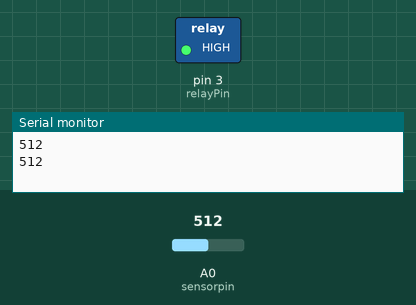
Simulated run of this sketch. Board: Arduino Uno, built with avr-gcc and run on an emulated ATmega328P. Shown: switched loads named in the sketch (green lamp = pin HIGH), the last lines printed to the serial monitor. The test bench sets the inputs (shaded band); at power-on: A0 (sensorpin) = 512.

Above: at 1.9 s.
2.0 s: A0 (sensorpin) set to 0
At 2.9 s:
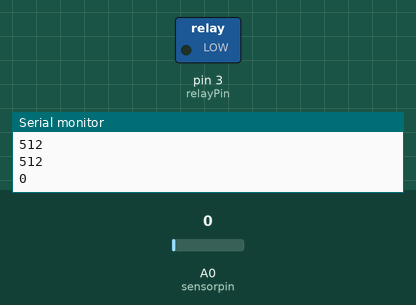
3.7 s: A0 (sensorpin) set to 110
At 5.7 s:
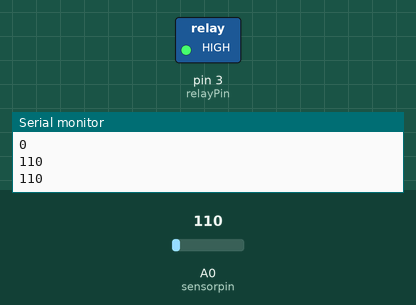
Timing chart, 0 to 7.2 s (numbered marks = the images above; inputs shaded):
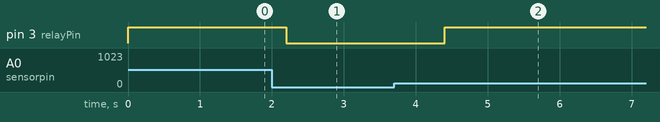

Measured:
- after the input at 2.0 s, pin 3 (relayPin): HIGH → LOW after 0.20 s
- after the input at 3.7 s, pin 3 (relayPin): LOW → HIGH after 0.70 s

The sketch:

Motion_sensor_project_123.ino
```cpp
const int sensorpin = A0;        // Pin for the sensor
const int sensorMin = 0;         // Minimum sensor value
const int sensorMax = 100;       // Maximum sensor value
const int relayPin = 3;          // Pin for the relay
int sensorreading = 0;           // Variable to store the sensor reading

void setup() {
  //  relay pin as output
  pinMode(relayPin, OUTPUT);
  // serial communication
  Serial.begin(9600);
}

void loop() {
  // Read the sensor value
  sensorreading = analogRead(sensorpin);

  // show the sensor reading
  Serial.println(sensorreading);

  // Check if the sensor reading is below the minimum
  if (sensorreading <= sensorMin) {
    digitalWrite(relayPin, LOW); // Turn off relay
  }
  // Check if the sensor reading is above the minimum
  else if (sensorreading >= sensorMin) {
    digitalWrite(relayPin, HIGH); // Turn on relay
  }

  // delay for bulb
  delay(1100);
}
```
